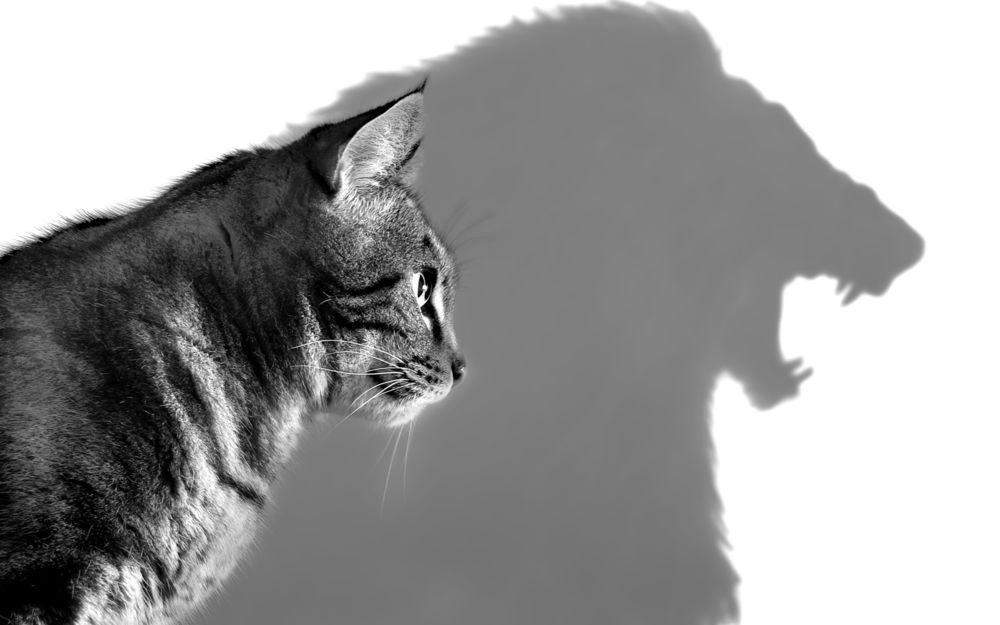
#> input picture pic/CatWithShadow.jpg, 1000 x 625 px
$ jupyter execute --allow-errors Lab11_Ind.ipynb
#> lines starting #> are read from the running program, lines starting #| are printed output that depends on the picture; after the words box and inside, x2 and y2 are one past the last pixel; in counts of white or black regions, pixels touching at a corner belong together
[cell 1]
import cv2 as cv
import numpy as np
from matplotlib import pyplot as plt

Функция ввода изображения

[cell 2]
def img_input(img_path, size=(0,0), type=1):
#> called with img_path = 'pic/CatWithShadow.jpg', size = (0, 0), type = 0
    img = cv.imread(img_path,type)
#> img is the input picture: shape (625, 1000); min 0, max 255, mean 158.3
    if type == 1:
        img = cv.cvtColor(img, cv.COLOR_BGR2RGB)
        if size != (0,0):
            img = cv.resize(img, size)
            return img
        else:
            return img
    else:
        if size != (0,0):
            img = cv.resize(img, size)
            return img
        else:
            return img

Функция вывода изображений

[cell 3]
def img_print(images, titles, row_and_colm=(0,0), hard_type='None'):
    num_of_img = len(images)
    if hard_type == 'None':
        for i in range(num_of_img):
            if row_and_colm == (0,0):
                plt.subplot(1,num_of_img,i+1),plt.imshow(images[i])
                plt.title(titles[i])
                plt.xticks([]),plt.yticks([])
            else:
                plt.subplot(row_and_colm[0],row_and_colm[1],i+1),plt.imshow(images[i])
                plt.title(titles[i])
                plt.xticks([]),plt.yticks([])
        plt.show ()

    else:
        for i in range(num_of_img):
            if row_and_colm == (0,0):
                plt.subplot(1,num_of_img,i+1),plt.imshow(images[i], hard_type)
                plt.title(titles[i])
                plt.xticks([]),plt.yticks([])
            else:
                plt.subplot(row_and_colm[0],row_and_colm[1],i+1),plt.imshow(images[i], hard_type)
                plt.title(titles[i])
                plt.xticks([]),plt.yticks([])
        plt.show ()

Индивидуальное задание, взять изображение с плавным изменением интенсивности, провести различные пошаговые обработки

[cell 4]
img = img_input('pic/CatWithShadow.jpg', type=0)

[cell 5]
ret, thresh1 = cv.threshold (img, 127, 255, cv.THRESH_BINARY)
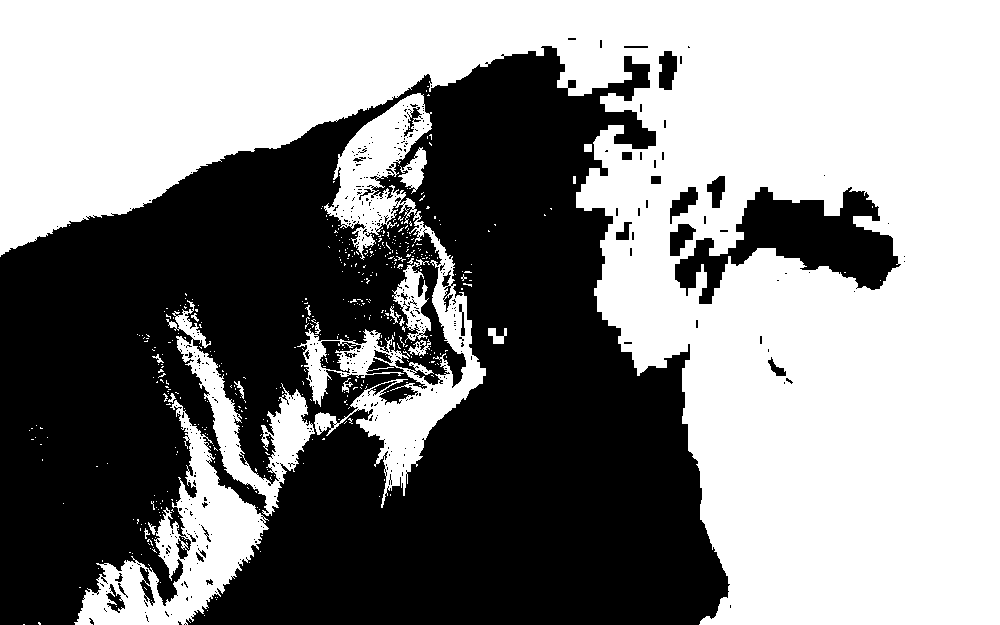
#> thresh1: shape (625, 1000); 53.6% white; 439 black regions (409 under 20 px), largest, box (x1, y1, x2, y2) and area: (0, 46, 730, 625) 272753, (675, 187, 901, 304) 11547, (320, 341, 361, 373) 585
ret, thresh2 = cv.threshold (img, 127, 255, cv.THRESH_BINARY_INV)
ret, thresh3 = cv.threshold (img, 127, 255, cv.THRESH_TRUNC)
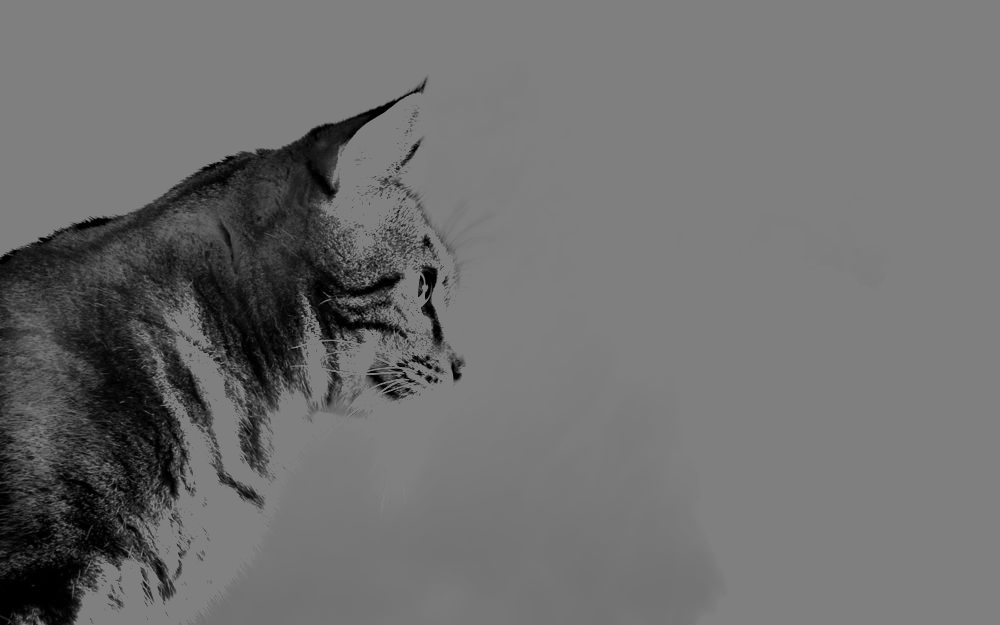
#> thresh3: shape (625, 1000); min 0, max 127, mean 110.7
ret, thresh4 = cv.threshold (img, 127, 255, cv.THRESH_TOZERO)
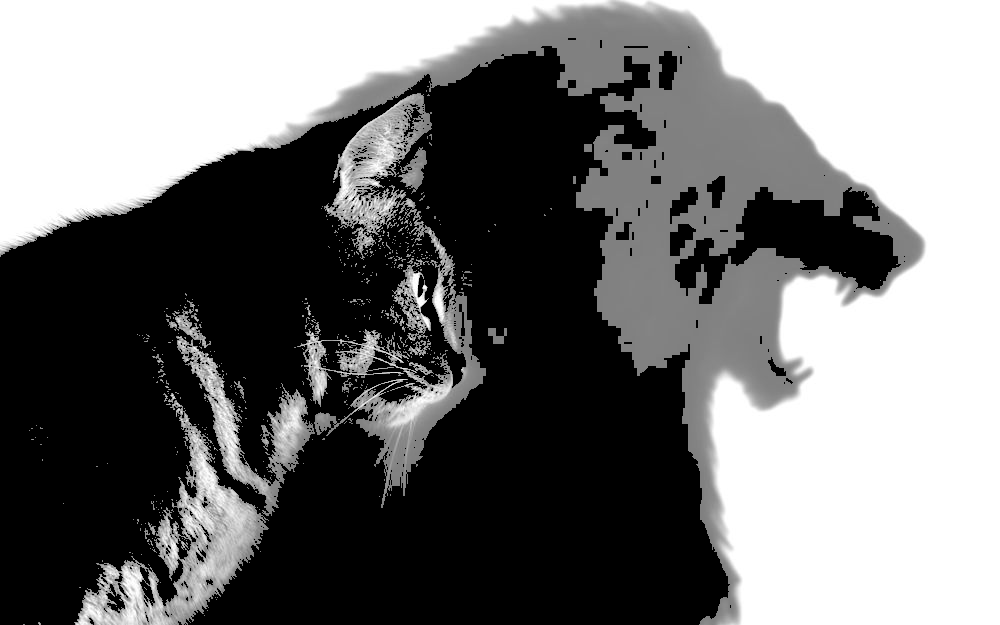
#> thresh4: shape (625, 1000); min 0, max 255, mean 115.7
ret, thresh5 = cv.threshold (img, 127, 255, cv.THRESH_TOZERO_INV)
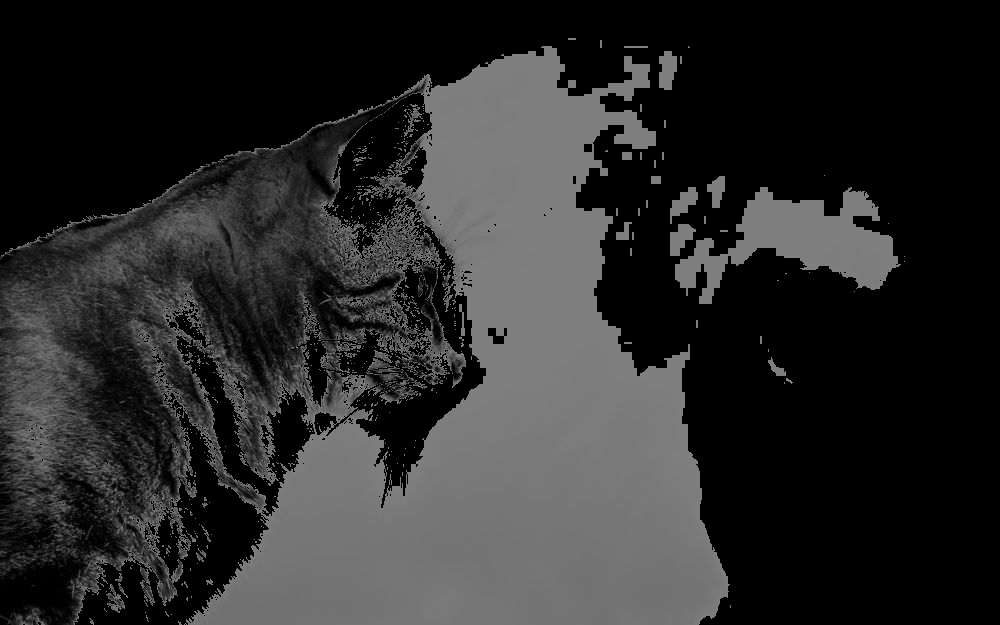
#> thresh5: shape (625, 1000); min 0, max 127, mean 42.6

[cell 6]
title = ['Original Image', 'BINARY', 'BINARY_INV', 'TRUNC', 'TOZERO', 'TOZERO_INV']
res = [img, thresh1, thresh2, thresh3, thresh4, thresh5]

[cell 7]
img_print(res,title, row_and_colm=(2,3), hard_type='gray')
#> in img_print, `num_of_img = len(images)`: num_of_img = 6

Для изображения с резкими переходами, протестировать функцию с адаптивным порогом

[cell 8]
img = img_input('pic/avto.jpg', type=0)

[cell 9]
ret1,th1 = cv.threshold(img,100,255, cv.THRESH_BINARY)
#> (the rest of this cell did not finish here and is left out)

#> (a cell that did not finish here is left out)

Создать шумы на изображении и произвести обработку Оцу на изображении с шумами, и по изображению предварительно обработанному фильтром Гаусса с ядром 5x5

Создадим шумы, для этого импортируем дополнительные библиотеки, и напиши функцию

[cell 11]
import random
from PIL import Image, ImageDraw

[cell 12]
image = Image.open('pic/CatCat.jpg')
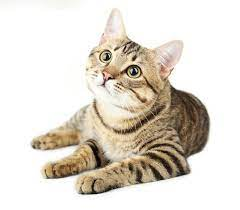
#> input picture pic/CatCat.jpg, 240 x 210 px
#> image is the input picture: PIL image 240x210 RGB; mean R, G, B 224.8, 218.2, 208.5
draw = ImageDraw.Draw(image)
width = image.size[0]
#> width = 240
height = image.size[1]
#> height = 210
pix = image.load()
for i in range(width):
    for j in range(height):
        rand = random.randint(0, 150)
        a = pix[i, j][0] + rand
        b = pix[i, j][1] + rand
        c = pix[i, j][2] + rand
        if (a > 255):
            a = 255
        if (b > 255):
            b = 255
        if (c > 255):
            c = 255
        draw.point((i, j), (a, b, c))
image.save("pic/IndMedian.png", "JPEG")
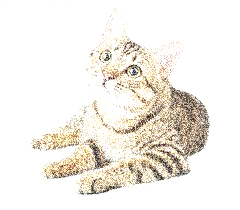
#> saved as IndMedian.png: PIL image 240x210 RGB; mean R, G, B 242.9, 238.9, 232.3

img = cv.imread("pic/IndMedian.png", 1)
#> img: shape (210, 240, 3)
plt.imshow(cv.cvtColor(img, cv.COLOR_BGR2RGB));
plt.axis('off');

Применим обработку Оцу

[cell 13]
img = cv.imread("pic/IndMedian.png", 0)
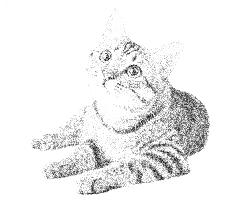
#> img: shape (210, 240); min 0, max 255, mean 238.8
ret2, th2 = cv.threshold(img, 0, 255,cv.THRESH_BINARY+cv.THRESH_OTSU)
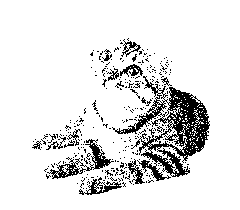
#> th2: shape (210, 240); 88.6% white; black in thin lines or dots, all inside (x1, y1, x2, y2) = (32, 38, 210, 195)
#> ret2 = 197

Теперь применим фильтр Гаусса с ядром 5x5 и так же произведем обработку Оцу

[cell 14]
blur = cv.GaussianBlur(img,(5,5),0)
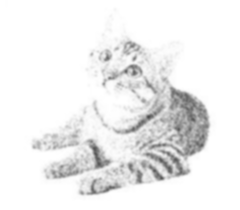
#> blur: shape (210, 240); min 80, max 255, mean 238.8
ret3, th3 = cv.threshold(blur, 0, 255, cv.THRESH_BINARY+cv.THRESH_OTSU)
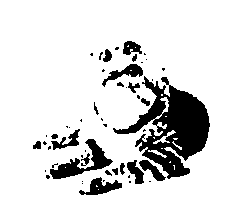
#> th3: shape (210, 240); 85.8% white; 51 black regions (31 under 20 px), largest, box (x1, y1, x2, y2) and area: (113, 76, 210, 179) 4199, (50, 139, 113, 179) 809, (79, 177, 122, 195) 368
#> ret3 = 210

[cell 15]
res = [img, th2, th3]
titles = ['Оригинал', 'Оцу', 'Гаусс + Оцу' ]

img_print(res, titles, hard_type='gray')
